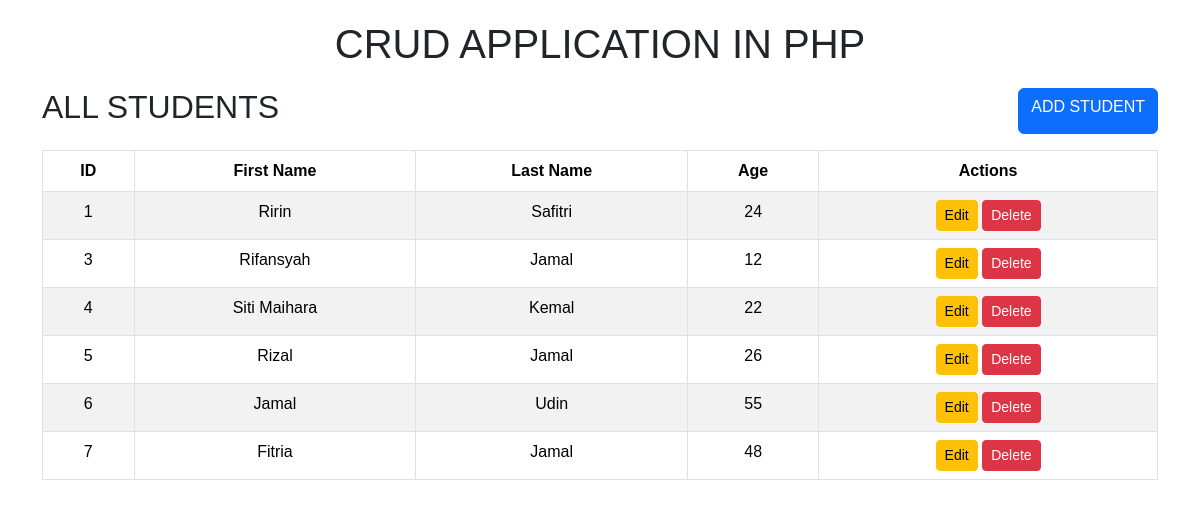
The page / on the database its author committed.
### tables this page shows
CREATE TABLE `students` (
  `id` int NOT NULL,
  `first_name` varchar(255) NOT NULL,
  `last_name` varchar(255) NOT NULL,
  `age` int NOT NULL
);

### index.php (the view, shortened to what this page needs)
<!DOCTYPE html>
<html lang="en">
<head>
    <link rel="stylesheet" href="https://cdn.jsdelivr.net/npm/bootstrap@5.3.3/dist/css/bootstrap.min.css">
    <link rel="stylesheet" href="style.css">
</head>
<body>
    <h1 id="main-title">CRUD APPLICATION IN PHP</h1>
    <div class="container">
        <?php include 'dbcon.php'; ?>
        <div class="box1 mb-3 d-flex justify-content-between">
            <h2 class="h2">ALL STUDENTS</h2>
            <a href="add.php" class="btn btn-primary">ADD STUDENT</a>
        </div>
        <table class="table table-hover table-bordered table-striped">
            <thead>
                <tr>
                    <th>ID</th>
                    <th>First Name</th>
                    <th>Last Name</th>
                    <th>Age</th>
                    <th>Actions</th>
                </tr>
            </thead>
            <tbody>
                <?php
                $query = "SELECT * FROM students";
                $result = mysqli_query($connection, $query);
                if (!$result) {
                    die("Query failed: " . mysqli_error($connection));
                } else {
                    while ($row = mysqli_fetch_assoc($result)) {
                        echo "<tr>
                                <td>{$row['id']}</td>
                                <td>{$row['first_name']}</td>
                                <td>{$row['last_name']}</td>
                                <td>{$row['age']}</td>
                                <td>
                                    <a href='edit.php?id={$row['id']}' class='btn btn-warning btn-sm'>Edit</a>
                                    <a href='delete.php?id={$row['id']}' class='btn btn-danger btn-sm'>Delete</a>
                                </td>
                            </tr>";
                    }
                }
                ?>
            </tbody>
        </table>
    </div>
</body>
</html>

### style.css (style rules this page uses)
body { font-family: Arial, sans-serif; }
#main-title { text-align: center; margin: 20px 0; }
.box1 { margin-bottom: 20px; }
.table th, .table td { text-align: center; }

### rows shown on the page
students: id "1", first_name "Ririn", last_name "Safitri", age "24"
students: id "3", first_name "Rifansyah", last_name "Jamal", age "12"
students: id "4", first_name "Siti Maihara", last_name "Kemal", age "22"
students: id "5", first_name "Rizal", last_name "Jamal", age "26"
students: id "6", first_name "Jamal", last_name "Udin", age "55"
students: id "7", first_name "Fitria", last_name "Jamal", age "48"
